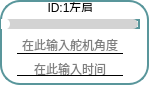
           <widget class="QFrame" name="frame">
            <property name="enabled">
             <bool>true</bool>
            </property>
            <property name="layoutDirection">
             <enum>Qt::LayoutDirection::RightToLeft</enum>
            </property>
            <property name="styleSheet">
             <string notr="true">* {
  background: white; /* 背景改为白色 */
  border: 2px solid #59969b; /* 使用与滑块一致的颜色 */
  border-radius: 20px;
}

</string>
            </property>
            <property name="frameShape">
             <enum>QFrame::Shape::StyledPanel</enum>
            </property>
            <property name="frameShadow">
             <enum>QFrame::Shadow::Raised</enum>
            </property>
            <widget class="QSlider" name="Slider_Servo1">
             <property name="geometry">
              <rect>
               <x>1</x>
               <y>19</y>
               <width>139</width>
               <height>10</height>
              </rect>
             </property>
             <property name="maximumSize">
              <size>
               <width>16777215</width>
               <height>10</height>
              </size>
             </property>
             <property name="layoutDirection">
              <enum>Qt::LayoutDirection::LeftToRight</enum>
             </property>
             <property name="styleSheet">
              <string notr="true">QSlider::groove:horizontal {
    border: none;
    height: 10px;
    background-color: lightgray;
    border-radius: 5px;
}

QSlider::handle:horizontal {
    width: 12px; /* 增大滑块的宽度 */
    margin: -1px 0px -1px -5px;
    border-radius: 6px; /* 也可以调整圆角半径以匹配滑块的大小 */
    background-color: white;
}

QSlider::sub-page:horizontal {
    background-color: qlineargradient(x1:0, y1:0, x2:1, y2:1, stop:0 #59969b, stop:1 #04e7fa);
    border-radius: 5px;
}
</string>
             </property>
             <property name="minimum">
              <number>0</number>
             </property>
             <property name="maximum">
              <number>240</number>
             </property>
             <property name="orientation">
              <enum>Qt::Orientation::Horizontal</enum>
             </property>
             <property name="invertedAppearance">
              <bool>false</bool>
             </property>
             <property name="tickPosition">
              <enum>QSlider::TickPosition::NoTicks</enum>
             </property>
             <property name="tickInterval">
              <number>1</number>
             </property>
            </widget>
            <widget class="QLineEdit" name="lineEdit_servo1">
             <property name="enabled">
              <bool>true</bool>
             </property>
             <property name="geometry">
              <rect>
               <x>17</x>
               <y>36</y>
               <width>106</width>
               <height>18</height>
              </rect>
             </property>
             <property name="maximumSize">
              <size>
               <width>120</width>
               <height>16777215</height>
              </size>
             </property>
             <property name="layoutDirection">
              <enum>Qt::LayoutDirection::LeftToRight</enum>
             </property>
             <property name="styleSheet">
              <string notr="true">QLineEdit {
            border-top: none;
            border-left: none;
            border-right: none;
            border-bottom: 1px solid black;
            background-color: transparent;
        }
        
        QLineEdit:focus {
            border-bottom: 1px solid #2a70f4;
        }</string>
             </property>
             <property name="alignment">
              <set>Qt::AlignmentFlag::AlignCenter</set>
             </property>
             <property name="placeholderText">
              <string>在此输入舵机角度</string>
             </property>
            </widget>
            <widget class="QLabel" name="label_id1">
             <property name="geometry">
              <rect>
               <x>1</x>
               <y>2</y>
               <width>139</width>
               <height>10</height>
              </rect>
             </property>
             <property name="minimumSize">
              <size>
               <width>0</width>
               <height>10</height>
              </size>
             </property>
             <property name="maximumSize">
              <size>
               <width>16777215</width>
               <height>10</height>
              </size>
             </property>
             <property name="styleSheet">
              <string notr="true">QLabel{border: none; /* 去掉控件的边框 */}
QLabel{background: none; /* 去掉控件的边框 */}</string>
             </property>
             <property name="text">
              <string>ID:1左肩</string>
             </property>
             <property name="alignment">
              <set>Qt::AlignmentFlag::AlignCenter</set>
             </property>
            </widget>
            <widget class="QLineEdit" name="lineEdit_time1">
             <property name="geometry">
              <rect>
               <x>17</x>
               <y>61</y>
               <width>106</width>
               <height>15</height>
              </rect>
             </property>
             <property name="maximumSize">
              <size>
               <width>120</width>
               <height>15</height>
              </size>
             </property>
             <property name="styleSheet">
              <string notr="true">QLineEdit {
            border-top: none;
            border-left: none;
            border-right: none;
            border-bottom: 1px solid black;
            background-color: transparent;
        }
        
        QLineEdit:focus {
            border-bottom: 1px solid #2a70f4;
        }</string>
             </property>
             <property name="alignment">
              <set>Qt::AlignmentFlag::AlignCenter</set>
             </property>
             <property name="dragEnabled">
              <bool>false</bool>
             </property>
             <property name="placeholderText">
              <string>在此输入时间</string>
             </property>
            </widget>
           </widget>
